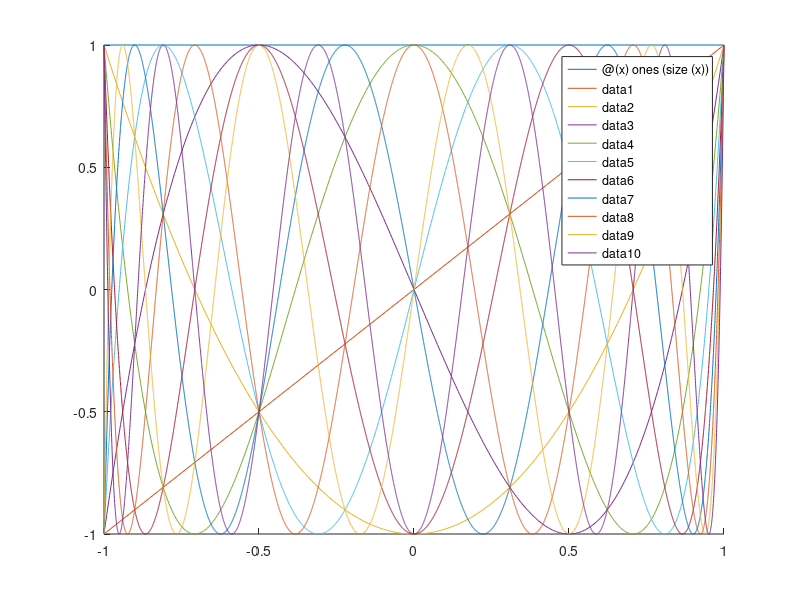

The MATLAB script that drew this image:
clf; hold on;
%Tn = @(n, t) cos(n * acos(t))
%
%t = -1:0.001:1;
%
%for n = 1:10
%    plot(t, Tn(n, t))
%end

T0 = @(x) ones(size(x)); 
T1 = @(x) x; 
fplot(T0, [-1, 1]);
fplot(T1, [-1, 1]);

for i = 2 : 10
  aux = T1;
  T1 = @(x) 2 * x .* aux(x) - T0(x);
  T0 = aux;
  fplot(T1, [-1, 1]);
end
